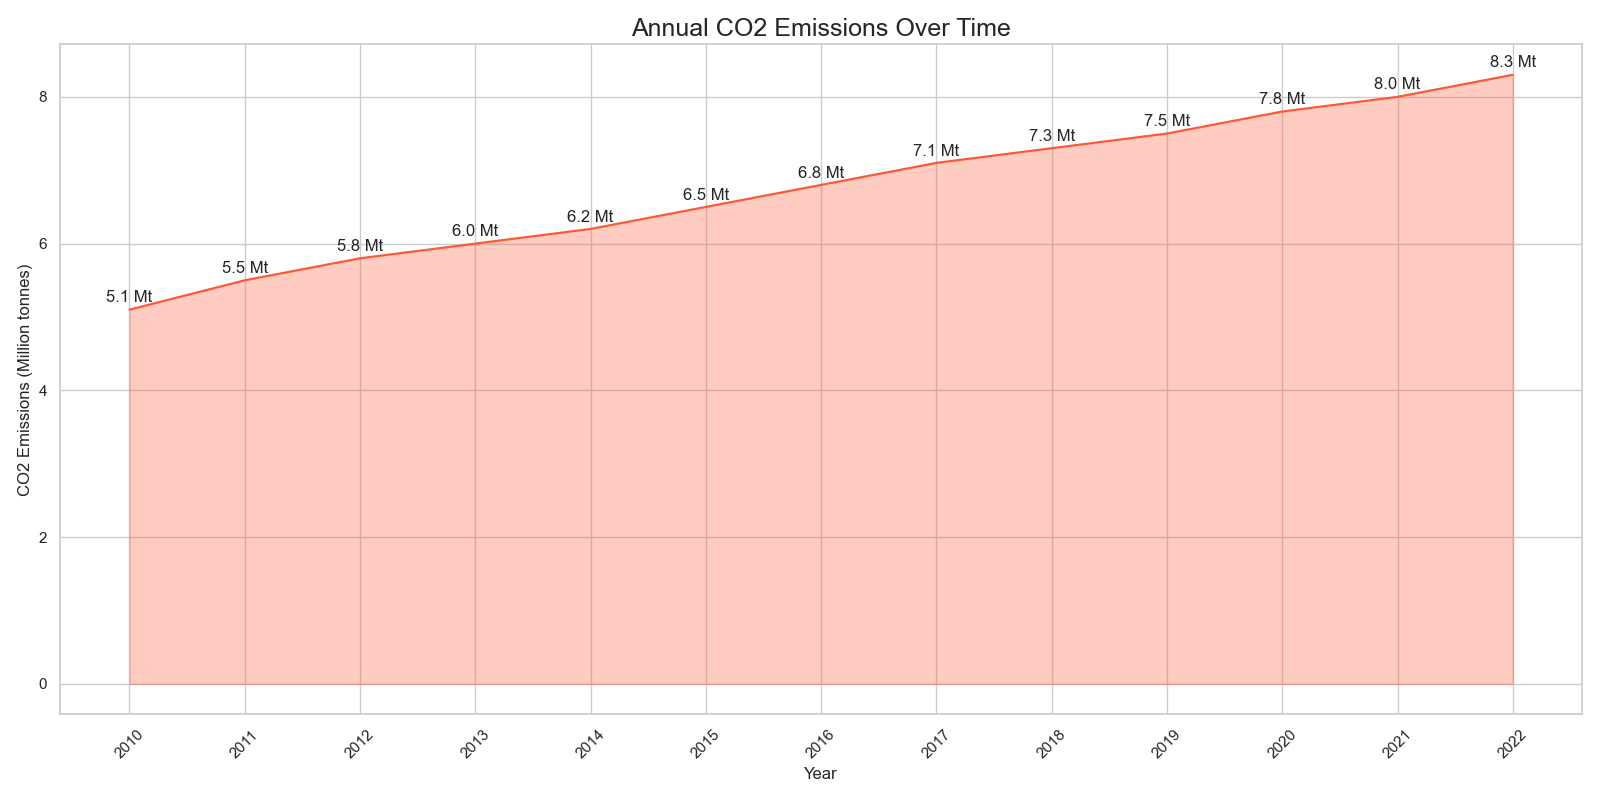

The Python source for this figure:

import pandas as pd
import seaborn as sns
import matplotlib.pyplot as plt

data = {
    'Year': ['2010', '2011', '2012', '2013', '2014', '2015', '2016', '2017', '2018', '2019', '2020', '2021', '2022'],
    'CO2 Emissions (Mt)': [5.1, 5.5, 5.8, 6.0, 6.2, 6.5, 6.8, 7.1, 7.3, 7.5, 7.8, 8.0, 8.3]
}

df = pd.DataFrame(data)

plt.figure(figsize=(16, 8))
chart = sns.lineplot(x='Year', y='CO2 Emissions (Mt)', data=df, color="#FF5733")

plt.fill_between(x=df['Year'], y1=df['CO2 Emissions (Mt)'], color="#FF5733", alpha=0.3)

for i in range(df.shape[0]):
    plt.text(df['Year'][i], df['CO2 Emissions (Mt)'][i]+0.1, f"{df['CO2 Emissions (Mt)'][i]} Mt", horizontalalignment='center')

plt.title('Annual CO2 Emissions Over Time', fontsize=18)
plt.xlabel('Year')
plt.ylabel('CO2 Emissions (Million tonnes)')
plt.xticks(rotation=45)
plt.tight_layout()
plt.show()
